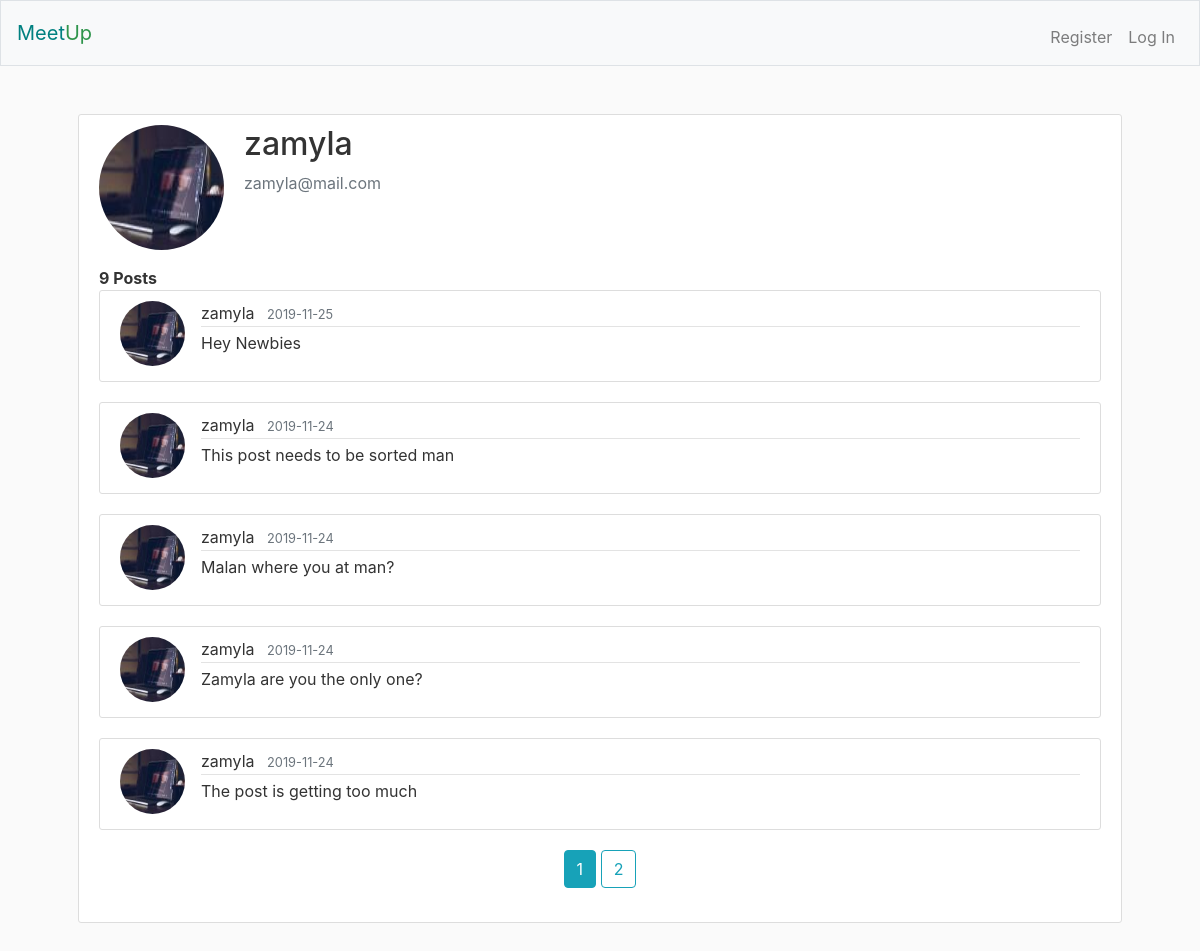
The page /users/zamyla on the database its author committed.
### meetup/models.py (models this page shows, shortened)
class User(db.Model, UserMixin):
    id = db.Column(db.Integer, primary_key=True)
    username = db.Column(db.String(20), unique=True, nullable=False)
    email = db.Column(db.String(255), unique=True, nullable=False)
    image_file = db.Column(db.String(20), nullable=False, default='no-img.png')
    password = db.Column(db.String(60), nullable=False)
    posts = db.relationship('Post', backref='owner', lazy=True)

class Post(db.Model):
    id = db.Column(db.Integer, primary_key=True)
    message = db.Column(db.Text, nullable=False)
    posted_at = db.Column(db.DateTime, default=datetime.utcnow)
    owner_id = db.Column(db.Integer, db.ForeignKey('user.id'), nullable=False)

### meetup/users/routes.py (the view)
@users.route('/users/<string:username>')
def user_posts(username):
    page = request.args.get('page', 1, type=int)
    user = User.query.filter_by(username=username).first_or_404()
    posts = Post.query.filter_by(owner=user).order_by(
        Post.posted_at.desc()).paginate(page=page, per_page=5)
    return render_template('user_posts.html', posts=posts, user=user)

### meetup/templates/user_posts.html (shortened to what this page needs)
{% extends "layout.html" %}
{% block main %}
    <div class="media">
        <img class="rounded-circle account-img" src="{{ url_for('static', filename='profile-imgs/' + user.image_file) }}" />
        <div class="media-body">
            <h2 class="account-heading">{{ user.username }}</h2>
            <p class="text-secondary">{{ user.email }}</p>
        </div>
    </div>
    <div><strong>{{ posts.total }} Posts</strong></div>
    {% for post in posts.items %}
        <a id="post-link" href="{{ url_for('posts.post', post_id=post.id) }}">
            <article class="media content-section">
                <img class="rounded-circle article-img" src="{{ url_for('static', filename='profile-imgs/' + post.owner.image_file) }}" />
            <div class="media-body">
                <div class="article-metadata">
                    <span class="mr-2">{{ post.owner.username }}</span>
                    <small class="text-muted">{{ post.posted_at.strftime('%Y-%m-%d') }}</small>
                </div>
                <p class="article-content">{{ post.message }}</p>
            </div>
            </article>
        </a>
    {% endfor %}
    <div class="text-center">
    {% for page_num in posts.iter_pages(left_edge=1, right_edge=1, left_current=2, right_current=3) %}
        {% if page_num %}
            {% if posts.page == page_num %}
                <a class="btn btn-info mb-4" href="{{ url_for('users.user_posts', username=user.username, page=page_num) }}">{{ page_num }}</a>
            {% else %}
                <a class="btn btn-outline-info mb-4" href="{{ url_for('users.user_posts', username=user.username, page=page_num) }}">{{ page_num }}</a>
            {% endif%}
        {% else %}
            ...
        {% endif %}
    {% endfor %}
    </div>
{% endblock %}

### meetup/static/styles.css (style rules this page uses)
body { background: #fafafa; color: #333333; }
.article-content { white-space: pre-line; }
.article-img { height: 65px; width: 65px; margin-right: 16px; }
.article-metadata { padding-bottom: 1px; margin-bottom: 4px; border-bottom: 1px solid #e3e3e3 }
.content-section { background: #ffffff; padding: 10px 20px; border: 1px solid #dddddd; border-radius: 3px; margin-bottom: 20px; }
.account-img { height: 125px; width: 125px; margin-right: 20px; margin-bottom: 16px; }
#post-link { color: #333333; text-decoration: none; }

### rows shown on the page
User: image_file (picture), username "zamyla", email "zamyla@mail.com"
Post: image_file (picture), owner.username "zamyla", posted_at "2019-11-25", message "Hey Newbies"
Post: image_file (picture), owner.username "zamyla", posted_at "2019-11-24", message "This post needs to be sorted man"
Post: image_file (picture), owner.username "zamyla", posted_at "2019-11-24", message "Malan where you at man?"
Post: image_file (picture), owner.username "zamyla", posted_at "2019-11-24", message "Zamyla are you the only one?"
Post: image_file (picture), owner.username "zamyla", posted_at "2019-11-24", message "The post is getting too much"

### other values the page prints
{{ posts.total }} "9"
{{ page_num }} "1"
{{ page_num }} "2"
